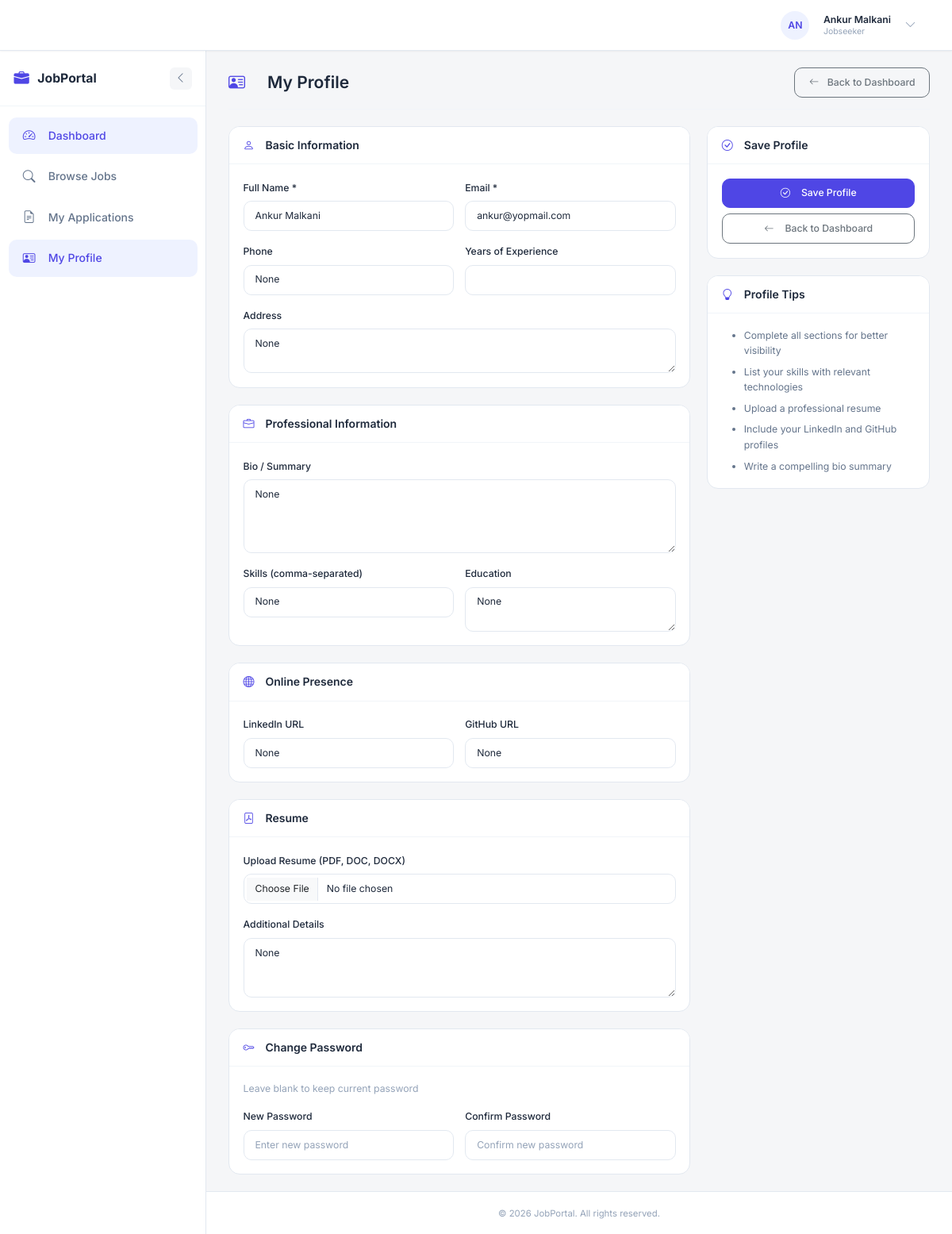
Screenshot of /jobseeker/profile (signed in) with the database file from the repository.
### models.py (models this page shows, shortened)
class User(db.Model, UserMixin):
    __tablename__ = 'users'
    id = db.Column(db.Integer, primary_key=True)
    name = db.Column(db.String(100), nullable=False)
    email = db.Column(db.String(120), unique=True, nullable=False, index=True)
    password_hash = db.Column(db.String(128), nullable=False)
    role = db.Column(db.String(20), nullable=False)  # admin, employer, jobseeker
    created_at = db.Column(db.DateTime, default=datetime.utcnow)
    updated_at = db.Column(db.DateTime, default=datetime.utcnow, onupdate=datetime.utcnow)
    profile = db.relationship('Profile', back_populates='user', uselist=False, cascade='all, delete-orphan')
    jobs = db.relationship('Job', back_populates='employer', foreign_keys='Job.employer_id', cascade='all, delete-orphan')
    applications = db.relationship('Application', back_populates='jobseeker', foreign_keys='Application.jobseeker_id', cascade='all, delete-orphan')
    @property
    def password(self):
        """Prevent direct password access"""
        raise AttributeError('Password is not readable')
    def is_admin(self):
        return self.role == 'admin'
    def is_employer(self):
        return self.role == 'employer'
    def is_jobseeker(self):
        return self.role == 'jobseeker'
    def get_role_display(self):
        roles = {
            'admin': 'Admin',
            'employer': 'Employer',
            'jobseeker': 'Jobseeker'
        }
        return roles.get(self.role, self.role)

class Profile(db.Model):
    __tablename__ = 'profiles'
    id = db.Column(db.Integer, primary_key=True)
    user_id = db.Column(db.Integer, db.ForeignKey('users.id'), unique=True, nullable=False, index=True)
    resume_path = db.Column(db.String(255), nullable=True)
    phone = db.Column(db.String(20), nullable=True)
    address = db.Column(db.Text, nullable=True)
    linkedin = db.Column(db.String(255), nullable=True)
    github = db.Column(db.String(255), nullable=True)
    bio = db.Column(db.Text, nullable=True)
    skills = db.Column(db.Text, nullable=True)  # Comma-separated skills
    experience_years = db.Column(db.Integer, nullable=True)
    education = db.Column(db.Text, nullable=True)
    additional_details = db.Column(db.Text, nullable=True)
    created_at = db.Column(db.DateTime, default=datetime.utcnow)
    updated_at = db.Column(db.DateTime, default=datetime.utcnow, onupdate=datetime.utcnow)
    user = db.relationship('User', back_populates='profile')

### jobseeker/routes.py (the view, shortened to what this page needs)
@jobseeker.route('/profile', methods=['GET', 'POST'])
@login_required
def profile():
    if not current_user.is_jobseeker():
        flash('Access denied. Jobseeker privileges required.', 'danger')
        return redirect(url_for('main.home'))
    profile = Profile.query.filter_by(user_id=current_user.id).first()
    if not profile:
        profile = Profile(user_id=current_user.id)
        db.session.add(profile)
        db.session.commit()
    return render_template('jobseeker/profile.html',
                         user=current_user,
                         profile=profile)

### templates/jobseeker/profile.html (shortened to what this page needs)
{% extends "base.html" %}
{% block content %}
<div class="page-header">
    <h1><i class="bi bi-person-vcard"></i>My Profile</h1>
    <div class="page-actions">
        <a href="{{ url_for('jobseeker.dashboard') }}" class="btn btn-outline-secondary">
            <i class="bi bi-arrow-left me-1"></i>Back to Dashboard
        </a>
    </div>
</div>
<form method="POST" enctype="multipart/form-data">
    <div class="row g-4">
        <div class="col-lg-8">
            <div class="dashboard-card">
                <div class="card-header">
                    <h5><i class="bi bi-person me-2"></i>Basic Information</h5>
                </div>
                <div class="card-body">
                    <div class="row g-3">
                        <div class="col-md-6">
                            <label class="form-label fw-medium">Full Name *</label>
                            <input type="text" name="name" class="form-control"
                                   value="{{ user.name }}" required>
                        </div>
                        <div class="col-md-6">
                            <label class="form-label fw-medium">Email *</label>
                            <input type="email" name="email" class="form-control"
                                   value="{{ user.email }}" required>
                        </div>
                        <div class="col-md-6">
                            <label class="form-label fw-medium">Phone</label>
                            <input type="tel" name="phone" class="form-control"
                                   value="{{ profile.phone if profile else '' }}"
                                   placeholder="+1 234 567 8900">
                        </div>
                        <div class="col-md-6">
                            <label class="form-label fw-medium">Years of Experience</label>
                            <input type="number" name="experience_years" class="form-control"
                                   value="{{ profile.experience_years if profile else '' }}"
                                   min="0" max="50">
                        </div>
                        <div class="col-12">
                            <label class="form-label fw-medium">Address</label>
                            <textarea name="address" class="form-control" rows="2"
                                      placeholder="Your address...">{{ profile.address if profile else '' }}</textarea>
                        </div>
                    </div>
                </div>
            </div>
            <div class="dashboard-card mt-4">
                <div class="card-header">
                    <h5><i class="bi bi-briefcase me-2"></i>Professional Information</h5>
                </div>
                <div class="card-body">
                    <div class="row g-3">
                        <div class="col-12">
                            <label class="form-label fw-medium">Bio / Summary</label>
                            <textarea name="bio" class="form-control" rows="4"
                                      placeholder="Tell us about yourself...">{{ profile.bio if profile else '' }}</textarea>
                        </div>
                        <div class="col-md-6">
                            <label class="form-label fw-medium">Skills (comma-separated)</label>
                            <input type="text" name="skills" class="form-control"
                                   value="{{ profile.skills if profile else '' }}"
                                   placeholder="e.g., Python, JavaScript, SQL">
                        </div>
                        <div class="col-md-6">
                            <label class="form-label fw-medium">Education</label>
                            <textarea name="education" class="form-control" rows="2"
                                      placeholder="Your education background...">{{ profile.education if profile else '' }}</textarea>
                        </div>
                    </div>
                </div>
            </div>
            <div class="dashboard-card mt-4">
                <div class="card-header">
                    <h5><i class="bi bi-globe me-2"></i>Online Presence</h5>
                </div>
                <div class="card-body">
                    <div class="row g-3">
                        <div class="col-md-6">
                            <label class="form-label fw-medium">LinkedIn URL</label>
                            <input type="url" name="linkedin" class="form-control"
                                   value="{{ profile.linkedin if profile else '' }}"
                                   placeholder="https://linkedin.com/in/yourprofile">
                        </div>
                        <div class="col-md-6">
                            <label class="form-label fw-medium">GitHub URL</label>
                            <input type="url" name="github" class="form-control"
                                   value="{{ profile.github if profile else '' }}"
                                   placeholder="https://github.com/yourprofile">
                        </div>
                    </div>
                </div>
            </div>
            <div class="dashboard-card mt-4">
                <div class="card-header">
                    <h5><i class="bi bi-file-pdf me-2"></i>Resume</h5>
                </div>
                <div class="card-body">
                    <div class="mb-3">
                        <label class="form-label fw-medium">Upload Resume (PDF, DOC, DOCX)</label>
                        <input type="file" name="resume" class="form-control"
                               accept=".pdf,.doc,.docx">
                    </div>
                    <div>
                        <label class="form-label fw-medium">Additional Details</label>
                        <textarea name="additional_details" class="form-control" rows="3"
                                  placeholder="Any other relevant information...">{{ profile.additional_details if profile else '' }}</textarea>
                    </div>
                </div>
            </div>
            <div class="dashboard-card mt-4">
                <div class="card-header">
                    <h5><i class="bi bi-key me-2"></i>Change Password</h5>
                </div>
                <div class="card-body">
                    <p class="text-muted small mb-3">Leave blank to keep current password</p>
                    <div class="row g-3">
                        <div class="col-md-6">
                            <label class="form-label fw-medium">New Password</label>
                            <input type="password" name="password" class="form-control"
                                   placeholder="Enter new password">
                        </div>
                        <div class="col-md-6">
                            <label class="form-label fw-medium">Confirm Password</label>
                            <input type="password" name="password_confirm" class="form-control"
                                   placeholder="Confirm new password">
                        </div>
                    </div>
                </div>
            </div>
        </div>
        <div class="col-lg-4">
            <div class="dashboard-card">
                <div class="card-header">
                    <h5><i class="bi bi-check-circle me-2"></i>Save Profile</h5>
                </div>
                <div class="card-body">
                    <div class="d-grid gap-2">
                        <button type="submit" class="btn btn-primary btn-lg">
                            <i class="bi bi-check-circle me-2"></i>Save Profile
                        </button>
                        <a href="{{ url_for('jobseeker.dashboard') }}" class="btn btn-outline-secondary">
                            <i class="bi bi-arrow-left me-2"></i>Back to Dashboard
                        </a>
                    </div>
                </div>
            </div>
            <div class="dashboard-card mt-4">
                <div class="card-header">
                    <h5><i class="bi bi-lightbulb me-2"></i>Profile Tips</h5>
                </div>
                <div class="card-body">
                    <ul class="mb-0 text-secondary small">
                        <li class="mb-2">Complete all sections for better visibility</li>
                        <li class="mb-2">List your skills with relevant technologies</li>
                        <li class="mb-2">Upload a professional resume</li>
                        <li class="mb-2">Include your LinkedIn and GitHub profiles</li>
                        <li class="mb-0">Write a compelling bio summary</li>
                    </ul>
                </div>
            </div>
        </div>
    </div>
</form>
{% endblock %}

### templates/base.html (shortened to what this page needs)
<!DOCTYPE html>
<html lang="en">
<head>
    <link href="https://cdn.jsdelivr.net/npm/bootstrap@5.3.2/dist/css/bootstrap.min.css" rel="stylesheet">
    <link href="https://cdn.jsdelivr.net/npm/bootstrap-icons@1.11.1/font/bootstrap-icons.css" rel="stylesheet">
    <link rel="stylesheet" href="{{ url_for('static', filename='css/main.css') }}">
</head>
<body>
    {% if current_user.is_authenticated %}
    <nav class="navbar navbar-expand-lg">
        <div class="container-fluid px-3">
            <a class="navbar-brand" href="{{ url_for('main.home') }}">
                <i class="bi bi-briefcase-fill"></i>
                <span >JobPortal</span>
            </a>
            <div class="collapse navbar-collapse" id="navbarNav">
                <ul class="navbar-nav ms-auto align-items-center">
                    {% if current_user.is_admin() %}
                        <li class="nav-item">
                            <a class="nav-link {% if request.endpoint and request.endpoint.startswith('admin.dashboard') %}active{% endif %}" href="{{ url_for('admin.dashboard') }}">
                                <i class="bi bi-speedometer2 me-1"></i>Dashboard
                            </a>
                        </li>
                    {% elif current_user.is_employer() %}
                        <li class="nav-item">
                            <a class="nav-link {% if request.endpoint and request.endpoint.startswith('employer.dashboard') %}active{% endif %}" href="{{ url_for('employer.dashboard') }}">
                                <i class="bi bi-speedometer2 me-1"></i>Dashboard
                            </a>
                        </li>
                    {% elif current_user.is_jobseeker() %}
                        <li class="nav-item">
                            <a class="nav-link {% if request.endpoint and request.endpoint.startswith('jobseeker.dashboard') %}active{% endif %}" href="{{ url_for('jobseeker.dashboard') }}">
                                <i class="bi bi-speedometer2 me-1"></i>Dashboard
                            </a>
                        </li>
                    {% endif %}
                    <li class="nav-item dropdown ms-2">
                        <a class="user-dropdown d-flex align-items-center" href="#" role="button" data-bs-toggle="dropdown" aria-expanded="false">
                            <div class="avatar">
                                {{ current_user.name[:2].upper() }}
                            </div>
                            <div class="user-info d-none d-md-block ms-2">
                                <div class="user-name">{{ current_user.name }}</div>
                                <div class="user-role">{{ current_user.get_role_display() }}</div>
                            </div>
                            <i class="bi bi-chevron-down ms-2 text-muted"></i>
                        </a>
                    </li>
                </ul>
            </div>
        </div>
    </nav>
    <div class="d-flex">
        <aside class="sidebar-wrapper {% if sidebar_collapsed %}collapsed{% endif %}" id="sidebarWrapper">
            <div class="sidebar-header">
                <a class="sidebar-brand" href="{{ url_for('main.home') }}">
                    <i class="bi bi-briefcase-fill"></i>
                    <span class="sidebar-label">JobPortal</span>
                </a>
                <button class="sidebar-toggle" id="sidebarToggle" title="Toggle Sidebar">
                    <i class="bi {% if sidebar_collapsed %}bi-chevron-right{% else %}bi-chevron-left{% endif %}"></i>
                </button>
            </div>
            <nav class="sidebar-nav">
                <ul class="nav flex-column">
                    {% if current_user.is_admin() %}
                        {% include 'admin/sidebar.html' %}
                    {% elif current_user.is_employer() %}
                        {% include 'employer/sidebar.html' %}
                    {% elif current_user.is_jobseeker() %}
                        {% include 'jobseeker/sidebar.html' %}
                    {% endif %}
                </ul>
            </nav>
        </aside>
        <main class="main-wrapper flex-grow-1">
            <div class="main-content flex-grow-1">
                {% block content %}{% endblock %}
            </div>
            <footer class="footer">
                <span>&copy; 2026 JobPortal. All rights reserved.</span>
            </footer>
        </main>
    </div>
    {% endif %}
</body>
</html>

### rows the page displays
User: name "AN", name "Ankur Malkani", role "Jobseeker", email "ankur@yopmail.com"
Profile: phone "None", address "None", bio "None", skills "None", education "None", linkedin "None", github "None", additional_details "None"
